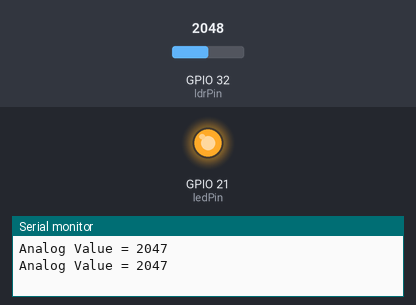
Recording of a sketch running on a simulated ESP32. Parts: output pins drawn as LEDs (lit = HIGH), the last lines printed to the serial monitor. The test bench sets the inputs (shaded band); at power-on: GPIO 32 (ldrPin) = 2048.

Above: at 1.8 s.
1.9 s: GPIO 32 (ldrPin) set to 3603
At 2.5 s:
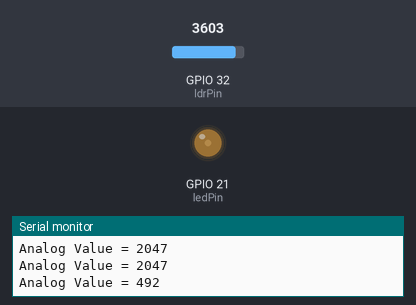
3.5 s: GPIO 32 (ldrPin) set to 2866
At 5.2 s:
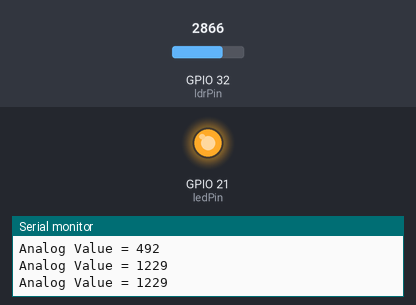
5.5 s: GPIO 32 (ldrPin) set to 3049
7.2 s: GPIO 32 (ldrPin) set to 3152
At 8.3 s:
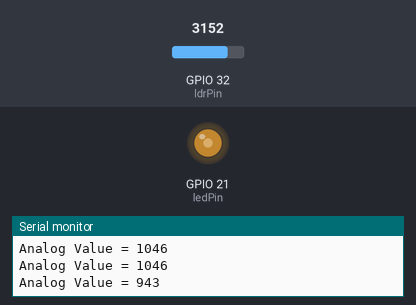
9.5 s: GPIO 32 (ldrPin) set to 4095
At 11.1 s:
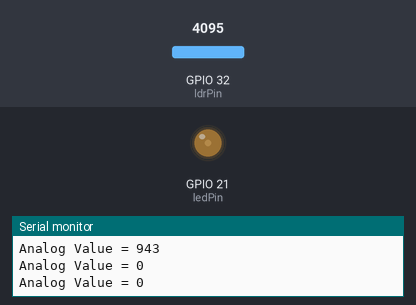
Timing chart, 0 to 12.5 s (numbered marks = the images above; inputs shaded):
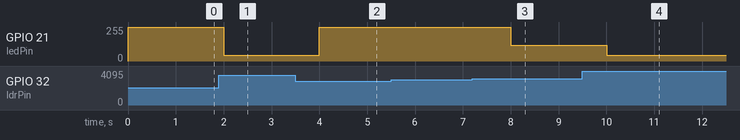

The sketch:

diff_light.ino
```cpp
const int ldrPin = 32;
const int ledPin = 21;

int analogValue = 0;

void setup() {
  Serial.begin(115200);
  pinMode(ldrPin, INPUT);
  pinMode(ledPin, OUTPUT);
}

void loop() {
  analogValue = analogRead(ldrPin);
  int brightness = 0;

  int invertedValue = 4095 - analogValue;

  Serial.print("Analog Value = ");
  Serial.println(invertedValue);

  if (invertedValue < 500) {
    brightness = 43;
    analogWrite(ledPin, brightness);
  } else if (invertedValue > 500 && invertedValue < 1000) {
    brightness = 120;
    analogWrite(ledPin, brightness);
  } else {
    brightness = 255;
    analogWrite(ledPin, brightness);
  }
  delay(1000);
}
```

Measured:
- the behaviour switches between 3095 and 3096 on GPIO 32 (ldrPin) (found by bisection; images 2 and 3)
- after the input at 1.9 s, GPIO 21 (ledPin): 255/255 → 43/255 after 0.10 s
- after the input at 3.5 s, GPIO 21 (ledPin): 43/255 → 255/255 after 0.50 s
- after the input at 7.2 s, GPIO 21 (ledPin): 255/255 → 120/255 after 0.80 s
- after the input at 9.5 s, GPIO 21 (ledPin): 120/255 → 43/255 after 0.50 s
